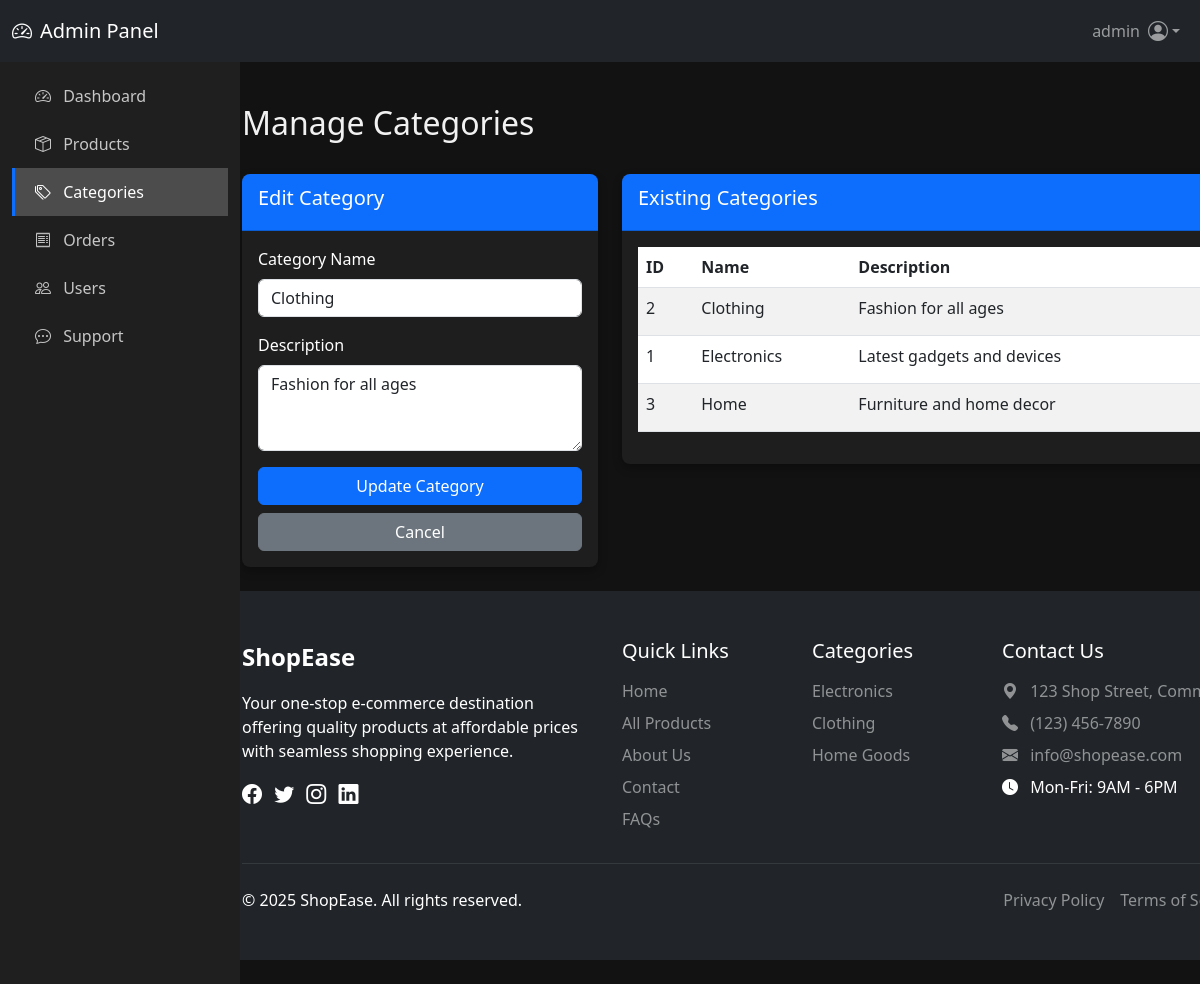
The app's page /admin/categories.php?edit=2 (signed in) with its own data.
### tables this page shows
CREATE TABLE categories (
    id INT AUTO_INCREMENT PRIMARY KEY,
    name VARCHAR(50) NOT NULL UNIQUE,
    description TEXT
);

### admin/categories.php (the view, shortened to what this page needs)
<?php
require_once '../includes/db.php';
$categories = $pdo->query("SELECT * FROM categories ORDER BY name ASC")->fetchAll();
require_once 'header.php';
?>
<div class="container mt-4">
    <div class="d-flex justify-content-between align-items-center mb-4">
        <h2>Manage Categories</h2>
    </div>
    <div class="row">
        <div class="col-md-4 mb-4">
            <div class="card">
                <div class="card-header">
                    <h5><?= isset($_GET['edit']) ? 'Edit' : 'Add' ?> Category</h5>
                </div>
                <div class="card-body">
                    <?php
                    $editing_category = null;
                    if (isset($_GET['edit'])) {
                        $edit_id = intval($_GET['edit']);
                        $stmt = $pdo->prepare("SELECT * FROM categories WHERE id = ?");
                        $stmt->execute([$edit_id]);
                        $editing_category = $stmt->fetch();
                    }
                    ?>
                    <form method="post">
                        <div class="mb-3">
                            <label for="name" class="form-label">Category Name</label>
                            <input type="text" class="form-control" id="name" name="name"
                                   value="<?= $editing_category ? htmlspecialchars($editing_category['name']) : '' ?>"
                                   required>
                        </div>
                        <div class="mb-3">
                            <label for="description" class="form-label">Description</label>
                            <textarea class="form-control" id="description" name="description"
                                      rows="3"><?= $editing_category ? htmlspecialchars($editing_category['description']) : '' ?></textarea>
                        </div>
                        <button type="submit" name="<?= $editing_category ? 'update_category' : 'add_category' ?>"
                                class="btn btn-primary w-100">
                            <?= $editing_category ? 'Update' : 'Add' ?> Category
                        </button>
                        <?php if ($editing_category): ?>
                            <a href="categories.php" class="btn btn-secondary w-100 mt-2">Cancel</a>
                        <?php endif; ?>
                    </form>
                </div>
            </div>
        </div>
        <div class="col-md-8">
            <div class="card">
                <div class="card-header">
                    <h5>Existing Categories</h5>
                </div>
                <div class="card-body">
                    <?php if (empty($categories)): ?>
                        <div class="alert alert-info">No categories found.</div>
                    <?php else: ?>
                        <div class="table-responsive">
                            <table class="table table-striped">
                                <thead>
                                    <tr>
                                        <th>ID</th>
                                        <th>Name</th>
                                        <th>Description</th>
                                    </tr>
                                </thead>
                                <tbody>
                                    <?php foreach ($categories as $category): ?>
                                        <tr>
                                            <td><?= $category['id'] ?></td>
                                            <td><?= htmlspecialchars($category['name']) ?></td>
                                            <td><?= htmlspecialchars($category['description']) ?></td>
                                        </tr>
                                    <?php endforeach; ?>
                                </tbody>
                            </table>
                        </div>
                    <?php endif; ?>
                </div>
            </div>
        </div>
    </div>
</div>
<?php require_once '../includes/footer.php'; ?>

### assets/css/admin.css (style rules this page uses)
html, body { height: 100%; margin: 0; padding: 0; overflow-x: hidden; background-color: #121212; color: #f1f1f1; font-family: 'Segoe UI', Tahoma, Geneva, Verdana, sans-serif; }
.admin-body { display: flex; flex-direction: column; height: 100vh; padding-top: 56px; }
.card { flex: 1; display: flex; flex-direction: column; background-color: #1e1e1e; color: #fff; border: none; border-radius: 8px; overflow: hidden; box-shadow: 0 4px 10px rgba(0,0,0,0.3); }
.card-header { background-color: #0d6efd; color: white; padding: 0.75rem 1rem; font-weight: 500; display: flex; justify-content: space-between; align-items: center; }

### records on screen
categories: name "Clothing", description "Fashion for all ages", id "2"
categories: id "1", name "Electronics", description "Latest gadgets and devices"
categories: id "3", name "Home", description "Furniture and home decor"

### other values on screen
$_SESSION['username'] "admin"
